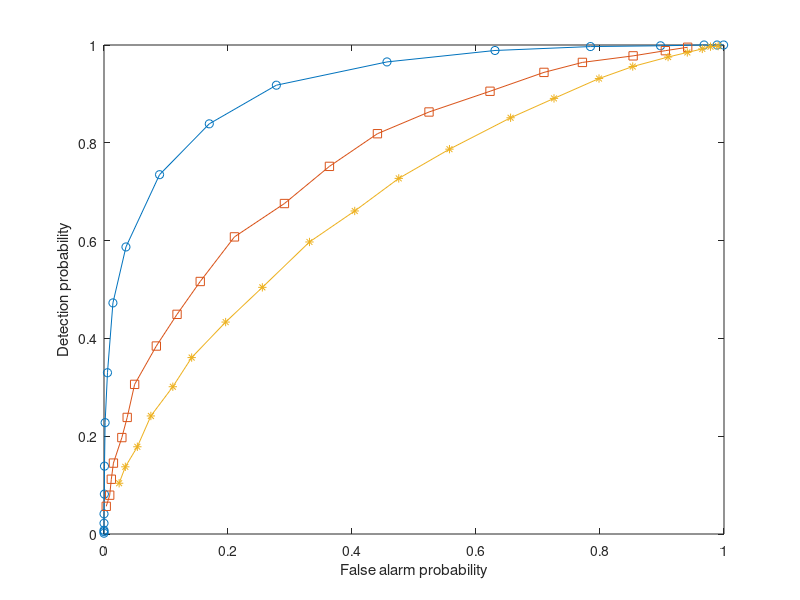

Write the MATLAB code that produced this figure. (Note: this script raises an error after producing the figure.)
clear all;
clc;
%close all;

n = 5;
ps = 1;
SNR1 = -5;
SNR2 = -8;
SNR3 = -10;
% Sim_Times=10000; %Monter-Carlo times
% m=5;
T=0.001;
W=5*10^4;
Fs = 2*W;
m = T*W;
n = 2*T*W;
% F0=W;
% Fs=2;
% Sig=sqrt(2)*sin(2*pi*F0/Fs*t); %single tone samples, Fs=2F0
snr1 = 10.^(SNR1/10);
snr2 = 10.^(SNR2/10);
snr3 = 10.^(SNR3/10);
pn = (1/snr1)*ps;
mu0 = n*pn;
sigma0 = sqrt(2*n)*pn;
mu = n*(pn+ps);
sigma = sqrt(2*n*(pn^2+2*pn*ps));
% [noi,x0,mu0,sigma0,m0] = cnoi( n,pn );
% sig = randn(n,1);
sig = 1;
count = 5000;
lambda = [200:20:600];
lambda1 = [500:20:900];
lambda2 = [700:30:1300];
% tt = [-5:0.4:3];
% cc = 10.^tt;
% tt1 = [-1:0.1:1];
% cc1 = 10.^tt;
% cc2 = [-0.01:0.001:0.01];
for kk = 1:1:length(lambda);
ff = 0;
dd = 0;
ff1 = 0;
dd1 = 0;
ff2 = 0;
dd2 = 0;
for ii=1:1:count;
t = (kk-1)*n+1:kk*n;
init_phase = 1/6*pi;
sig=2*sin(2*pi*W/Fs*t+init_phase);   
%sig=1;
%dot(sig,sig)/n
noi1 = randn(1,n);
noi1 = sqrt(1/snr1)*noi1;
rec1 = noi1 + sig; 
noi2 = randn(1,n);
noi2 = sqrt(1/snr2)*noi2;
rec2 = noi2 + sig;
noi3 = randn(1,n);
noi3 = sqrt(1/snr3)*noi3;
rec3 = noi3 + sig;
sum0_1 = dot(noi1,noi1);
sum0_2 = dot(noi2,noi2);
sum0_3 = dot(noi3,noi3);
sum1_1 = dot(rec1,rec1);
sum1_2 = dot(rec2,rec2);
sum1_3 = dot(rec3,rec3);
if (sum0_1 > lambda(kk));
ff = ff+1;
end
if (sum1_1 > lambda(kk));
dd = dd+1;
end
if (sum0_2 > lambda1(kk));
ff1 = ff1+1;
end
if (sum1_2 > lambda1(kk));
dd1 = dd1+1;
end 
if (sum0_3 > lambda2(kk));
ff2 = ff2+1;
end
if (sum1_3 > lambda2(kk));
dd2 = dd2+1;
end
end
Pd_1(kk) = dd/count;
Pf_1(kk) = ff/count;
Pd_2(kk) = dd1/count;
Pf_2(kk) = ff1/count;
Pd_3(kk) = dd2/count;
Pf_3(kk) = ff2/count;
end
figure(1);
plot(Pf_1,Pd_1,'-o',Pf_2,Pd_2,'-s',Pf_3,Pd_3,'-*');
hold on;
%grid on;
xlabel('False alarm probability');
ylabel('Detection probability');
legend('SNR=-5dB','SNR=-8dB','SNR=-10dB',4);
title ('Based on energy detection-detection probability comparison under different SNR');
%grid on;
hold on;
